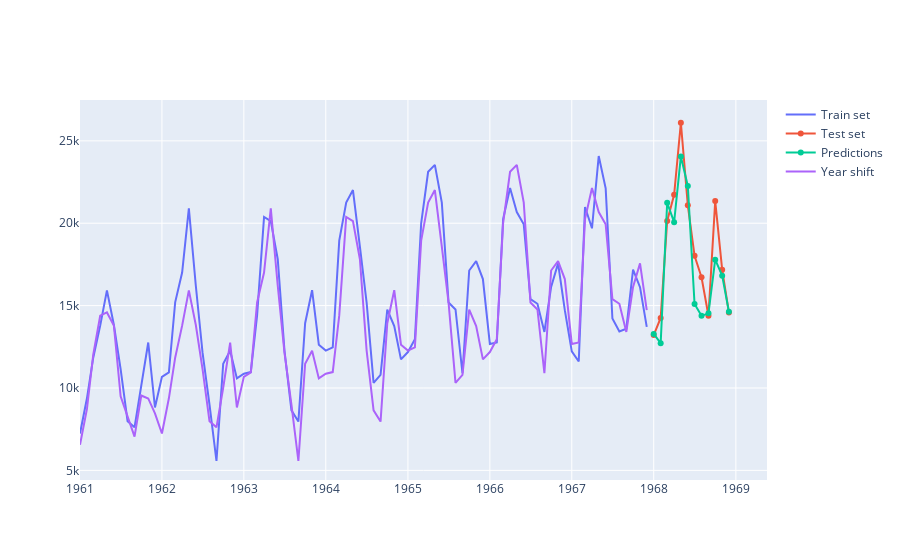

The notebook cell this image was saved under:
### Code cell
trace1 = Scatter(x = train['Month'], y = train['Sales'], name = 'Train set')
trace2 = Scatter(x = test['Month'], y = test['Sales'], name = 'Test set')
trace3 = Scatter(x = test['Month'], y = predictions, name = 'Predictions')
trace4 = Scatter(x = train['Month'], y = train['year_shift'], name = 'Year shift')

iplot(Figure(data = [trace1, trace2, trace3, trace4]))
